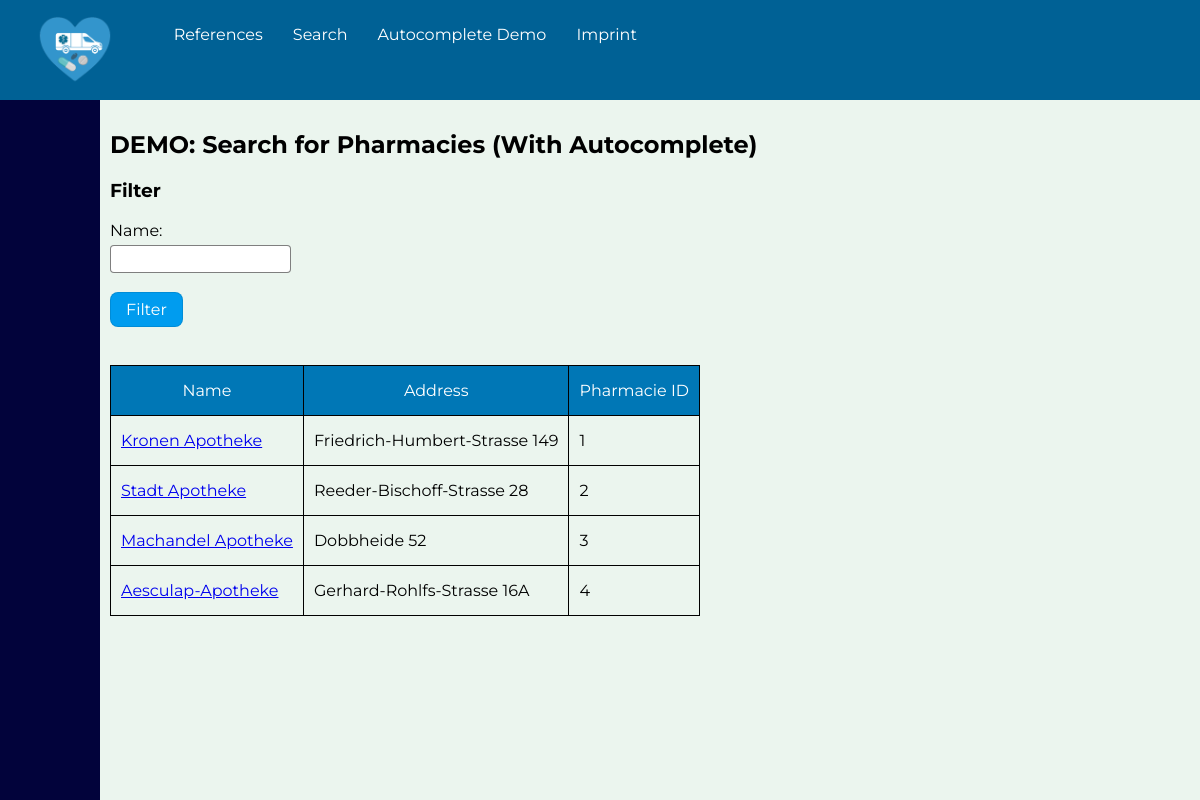
Screenshot of /auto_comp/demo.php with the database file from the repository.
### tables this page shows
CREATE TABLE Pharmacy(
    pid INT NOT NULL AUTO_INCREMENT,

    name VARCHAR(255) NOT NULL,
    address VARCHAR(255) NOT NULL,

    PRIMARY KEY(pid)
);

### auto_comp/demo.php (the view, shortened to what this page needs)
<?php
    include_once(__DIR__ . '/../app/start_connect.php');
    $where = "TRUE";
    $sql = "
        SELECT P.name, P.address, P.pid
        FROM Pharmacy P
        WHERE $where
        ORDER BY P.pid
    ";
    $result = $conn->query($sql);
?>
    <head>
        <link rel="stylesheet" href="//code.jquery.com/ui/1.12.1/themes/smoothness/jquery-ui.css">
    </head>
    <h2>DEMO: Search for Pharmacies (With Autocomplete)</h2>
    <h3>
        Filter
    </h3>
    <form method='GET' action="<?php echo htmlspecialchars($_SERVER["PHP_SELF"]);?>">
        <label for="name">Name:</label>
        <input type="text" name="name" id="name" />
        <br/>
        <br/>
        <button type="submit">
            Filter
        </button>
    </form>
    <br />
    <br />
    <?php
        if ($result->num_rows > 0) {
    ?>
    <table>
        <thead>
            <tr style='text-align: center;'>
                <th>Name</th>
                <th>Address</th>
                <th>Pharmacie ID</th>
            </tr>
        </thead>
        <tbody>
        <?php
            while ($row = $result->fetch_assoc()) {
        ?>
            <tr>
                <td>
                    <a href="<?=ROOT?>search/pharmacie.php?pid=<?=$row['pid']?>">
                        <?=$row['name']?>
                    </a>
                </td>
                <td><?=$row['address']?></td>
                <td><?=$row['pid']?></td>
            </tr>
        <?php } ?>
        </tbody>
    </table>
<?php
    } else {
?>
    <h2>No Entries</h2>
<?php
    }
    include_once(__DIR__ . '/../app/end.php');
?>

### index.css (style rules this page uses)
html, body { height: 100%; width: 100%; margin: 0; padding: 0; }
* { font-family: Montserrat; -webkit-box-sizing: border-box; -moz-box-sizing: border-box; box-sizing: border-box; }
body { display: flex; flex-direction: column; }
form label { display: block; margin-top: 10px; margin-bottom: 5px; }
form input, form select { padding: 5px; outline: none; transition: 200ms; border-radius: 4px; border: 1px solid rgba(0, 0, 0, 0.5); }
form button { padding: 7px 15px; font-size: 16px; border-radius: 8px; color: white; background: #009cef; border: 1px solid rgba(0, 0, 0, 0.1); transition: 200ms; outline: none; cursor: pointer; }
table { border-collapse: collapse; font-size: 16px; }
thead th { background: #0077B6; color: white; font-weight: normal; }
th, td { padding: 15px 10px; border: 1px solid black; }

### rows the page displays
pharmacy: name "Kronen Apotheke", address "Friedrich-Humbert-Strasse 149", pid "1"
pharmacy: name "Stadt Apotheke", address "Reeder-Bischoff-Strasse 28", pid "2"
pharmacy: name "Machandel Apotheke", address "Dobbheide 52", pid "3"
pharmacy: name "Aesculap-Apotheke", address "Gerhard-Rohlfs-Strasse 16A", pid "4"
